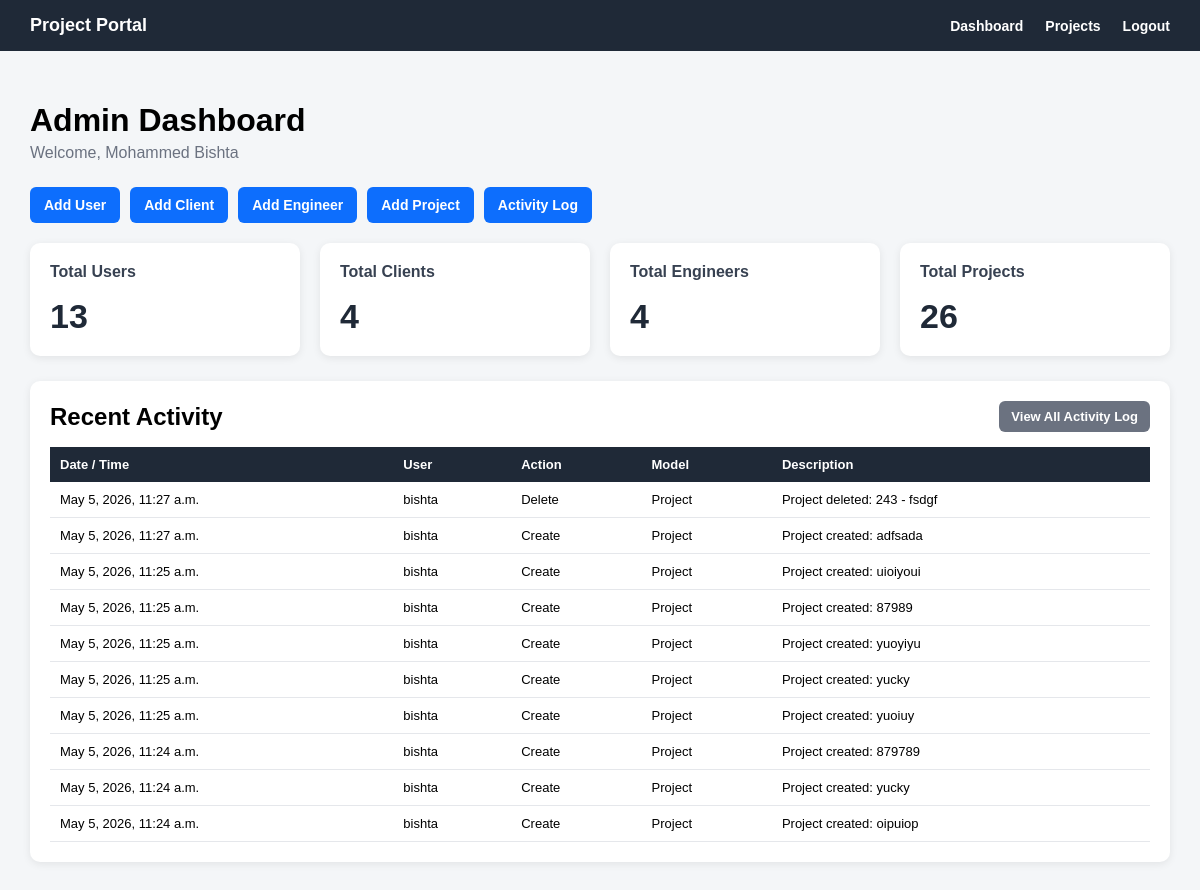
/accounts/dashboard/ (signed in), run on an earlier commit of the app's database.
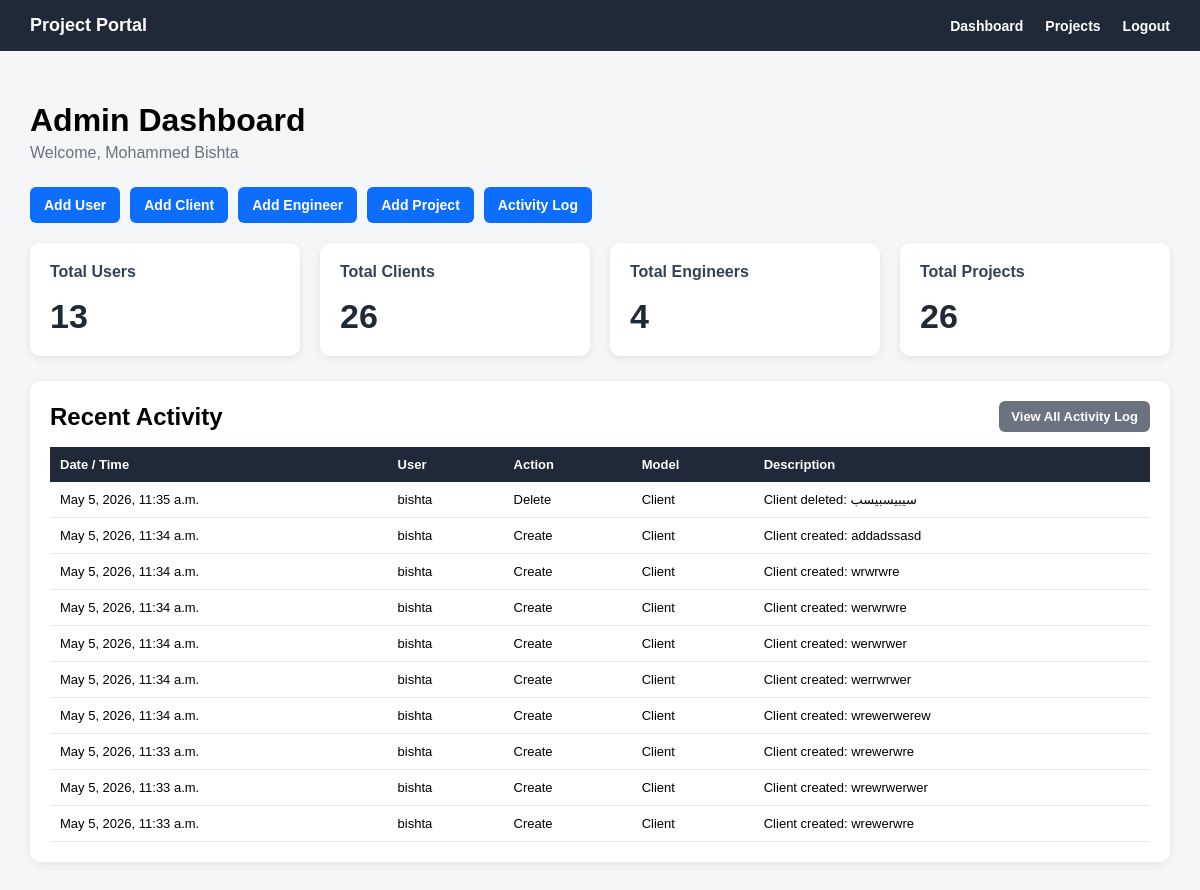
And on a later commit of the database.
### projects/models.py (models this page shows, shortened)
class ActivityLog(models.Model):
    class Action(models.TextChoices):
        CREATE = 'CREATE', 'Create'
        UPDATE = 'UPDATE', 'Update'
        DELETE = 'DELETE', 'Delete'
    user = models.ForeignKey(
        'accounts.User',
        on_delete=models.SET_NULL,
        null=True,
        blank=True,
        related_name='activity_logs'
    )
    action = models.CharField(
        max_length=20,
        choices=Action.choices
    )
    model_name = models.CharField(max_length=100)
    object_name = models.CharField(max_length=255)
    description = models.TextField(blank=True, null=True)
    created_at = models.DateTimeField(auto_now_add=True)
    class Meta:
        ordering = ['-created_at']

### accounts/models.py (models this page shows)
class User(AbstractUser):
    class Role(models.TextChoices):
        ADMIN = 'ADMIN', 'Admin'
        ENGINEER = 'ENGINEER', 'Engineer'
        CLIENT = 'CLIENT', 'Client'
    role = models.CharField(
        max_length=20,
        choices=Role.choices,
        default=Role.CLIENT
    )

### accounts/views.py (the view, shortened to what this page needs)
# urls.py: path('dashboard/', dashboard_view, name='dashboard'),
@login_required
def dashboard_view(request):
    context = {}
    if request.user.role == 'ADMIN':
        context['total_users'] = User.objects.count()
        context['total_clients'] = Client.objects.count()
        context['total_engineers'] = Engineer.objects.count()
        context['total_projects'] = Project.objects.count()
        context['recent_activities'] = ActivityLog.objects.all()[:10]
    return render(request, 'accounts/dashboard.html', context)

### templates/accounts/dashboard.html (shortened to what this page needs)
{% extends 'base.html' %}
{% block content %}
<div class="dashboard-header">
    {% if request.user.role == 'ADMIN' %}
        <h1>Admin Dashboard</h1>
    {% elif request.user.role == 'ENGINEER' %}
        <h1>Engineer Dashboard</h1>
    {% elif request.user.role == 'CLIENT' %}
        <h1>Client Dashboard</h1>
    {% else %}
        <h1>Dashboard</h1>
    {% endif %}
    <p>
        Welcome,
        {% if request.user.first_name or request.user.last_name %}
            {{ request.user.first_name }} {{ request.user.last_name }}
        {% else %}
            {{ request.user.username }}
        {% endif %}
    </p>
</div>
{% if request.user.role == 'ADMIN' %}
    <div class="dashboard-actions">
        <a href="{% url 'accounts:user_add' %}">
            Add User
        </a>
        <a href="{% url 'clients:client_add' %}">
            Add Client
        </a>
        <a href="{% url 'engineers:engineer_add' %}">
            Add Engineer
        </a>
        <a href="{% url 'projects:project_add' %}">
            Add Project
        </a>
        <a href="{% url 'accounts:activity_log' %}">
            Activity Log
        </a>
    </div>
{% endif %}
<div class="stats-grid">
    {% if request.user.role == 'ADMIN' %}
        <a href="{% url 'accounts:user_list' %}" class="stat-link">
            <div class="stat-card">
                <h3>Total Users</h3>
                <div class="stat-number">{{ total_users }}</div>
            </div>
        </a>
        <a href="{% url 'clients:client_list' %}" class="stat-link">
            <div class="stat-card">
                <h3>Total Clients</h3>
                <div class="stat-number">{{ total_clients }}</div>
            </div>
        </a>
        <a href="{% url 'engineers:engineer_list' %}" class="stat-link">
            <div class="stat-card">
                <h3>Total Engineers</h3>
                <div class="stat-number">{{ total_engineers }}</div>
            </div>
        </a>
        <a href="{% url 'projects:project_list' %}" class="stat-link">
            <div class="stat-card">
                <h3>Total Projects</h3>
                <div class="stat-number">{{ total_projects }}</div>
            </div>
        </a>
    {% endif %}
</div>
{% if request.user.role == 'ADMIN' %}
    <div class="recent-activity-card">
        <div class="recent-activity-header">
            <h2>Recent Activity</h2>
            <a href="{% url 'accounts:activity_log' %}">
                View All Activity Log
            </a>
        </div>
        {% if recent_activities %}
            <table class="recent-activity-table">
                <tr>
                    <th>Date / Time</th>
                    <th>User</th>
                    <th>Action</th>
                    <th>Model</th>
                    <th>Description</th>
                </tr>
                {% for log in recent_activities %}
                    <tr>
                        <td>{{ log.created_at }}</td>
                        <td>
                            {% if log.user %}
                                {{ log.user.username }}
                            {% else %}
                                System
                            {% endif %}
                        </td>
                        <td>{{ log.get_action_display }}</td>
                        <td>{{ log.model_name }}</td>
                        <td>{{ log.description }}</td>
                    </tr>
                {% endfor %}
            </table>
        {% else %}
            <p>No recent activity found.</p>
        {% endif %}
    </div>
{% endif %}
{% endblock %}

What changed in the data, as far as the page shows it:
no longer on this page (row unchanged): ActivityLog: created_at "May 5, 2026, 11:27 a.m.", user.username "bishta", action "Delete", model_name "Project", description "Project deleted: 243 - fsdgf"
no longer on this page (row unchanged): ActivityLog: created_at "May 5, 2026, 11:27 a.m.", user.username "bishta", action "Create", model_name "Project", description "Project created: adfsada"
no longer on this page (row unchanged): ActivityLog: created_at "May 5, 2026, 11:25 a.m.", user.username "bishta", action "Create", model_name "Project", description "Project created: uioiyoui"
no longer on this page (row unchanged): ActivityLog: created_at "May 5, 2026, 11:25 a.m.", user.username "bishta", action "Create", model_name "Project", description "Project created: 87989"
no longer on this page (row unchanged): ActivityLog: created_at "May 5, 2026, 11:25 a.m.", user.username "bishta", action "Create", model_name "Project", description "Project created: yuoyiyu"
no longer on this page (row unchanged): ActivityLog: created_at "May 5, 2026, 11:25 a.m.", user.username "bishta", action "Create", model_name "Project", description "Project created: yucky"
no longer on this page (row unchanged): ActivityLog: created_at "May 5, 2026, 11:25 a.m.", user.username "bishta", action "Create", model_name "Project", description "Project created: yuoiuy"
no longer on this page (row unchanged): ActivityLog: created_at "May 5, 2026, 11:24 a.m.", user.username "bishta", action "Create", model_name "Project", description "Project created: 879789"
no longer on this page (row unchanged): ActivityLog: created_at "May 5, 2026, 11:24 a.m.", user.username "bishta", action "Create", model_name "Project", description "Project created: yucky"
no longer on this page (row unchanged): ActivityLog: created_at "May 5, 2026, 11:24 a.m.", user.username "bishta", action "Create", model_name "Project", description "Project created: oipuiop"
added ActivityLog: created_at "May 5, 2026, 11:35 a.m.", user.username "bishta", action "Delete", model_name "Client", description "Client deleted: سيبيسبيسب"
added ActivityLog: created_at "May 5, 2026, 11:34 a.m.", user.username "bishta", action "Create", model_name "Client", description "Client created: addadssasd"
added ActivityLog: created_at "May 5, 2026, 11:34 a.m.", user.username "bishta", action "Create", model_name "Client", description "Client created: wrwrwre"
added ActivityLog: created_at "May 5, 2026, 11:34 a.m.", user.username "bishta", action "Create", model_name "Client", description "Client created: werwrwre"
added ActivityLog: created_at "May 5, 2026, 11:34 a.m.", user.username "bishta", action "Create", model_name "Client", description "Client created: werwrwer"
added ActivityLog: created_at "May 5, 2026, 11:34 a.m.", user.username "bishta", action "Create", model_name "Client", description "Client created: werrwrwer"
added ActivityLog: created_at "May 5, 2026, 11:34 a.m.", user.username "bishta", action "Create", model_name "Client", description "Client created: wrewerwerew"
added ActivityLog: created_at "May 5, 2026, 11:33 a.m.", user.username "bishta", action "Create", model_name "Client", description "Client created: wrewerwre"
added ActivityLog: created_at "May 5, 2026, 11:33 a.m.", user.username "bishta", action "Create", model_name "Client", description "Client created: wrewrwerwer"
added ActivityLog: created_at "May 5, 2026, 11:33 a.m.", user.username "bishta", action "Create", model_name "Client", description "Client created: wrewerwre"
Also different on the page:
{{ total_clients }}: "4" → "26"
